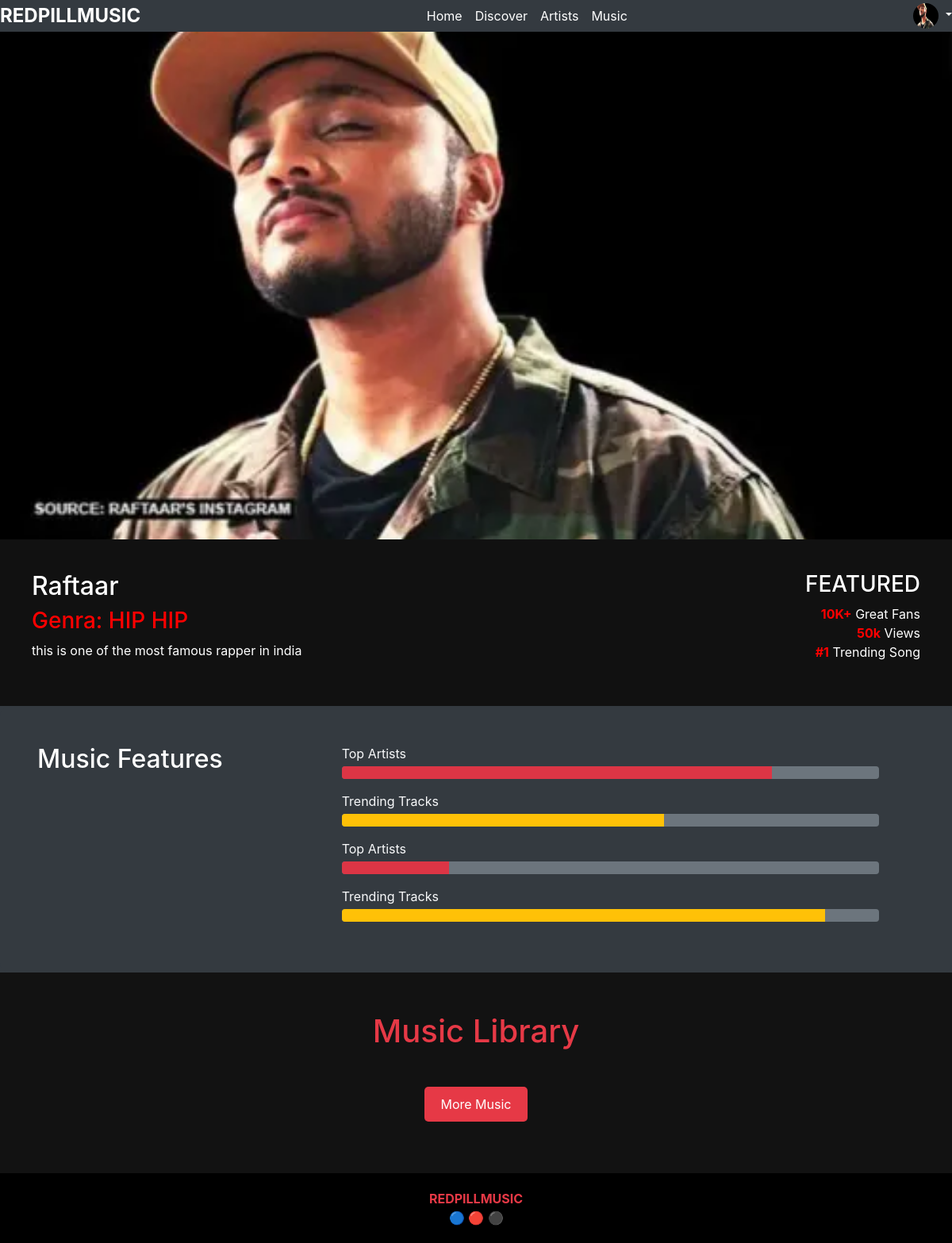
/artist/3 (signed in), run on the app's committed database.
### redpillmusicapp/models.py (models this page shows, shortened)
class Artist(models.Model):
	user = models.OneToOneField(User, on_delete=models.CASCADE)
	artist_name = models.CharField(max_length=100)
	artist_contact = models.CharField(max_length=100, blank=True)
	profile_pic = models.ImageField(upload_to='artist/profile_pics')
	description = models.TextField()
	No_of_songs = models.IntegerField(default=0)
	Genra = models.ForeignKey(Genra,related_name='genra_artists',on_delete=models.CASCADE)
	Links = models.TextField()
	Creation_date = models.DateTimeField(auto_now_add=True)

class Genra(models.Model):
	genra_name = models.CharField(max_length=50)

### redpillmusicweb/views.py (the view)
# urls.py: path('artist/<int:artist_id>',artistpage,name='ArtistrSolo'),
def artistpage(request,artist_id):
    artist = Artist.objects.filter(id = artist_id).first()
    is_artist = artist is not None
    songs = get_songs_by_artist(artist_id)
    data = {
        Names.ARTIST:artist,
        Names.SONGS:songs,
        Names.IS_ARTIST:is_artist
    }
    return render(request, 'pages/artist-solo.html',data)

### redpillmusicapp/CONTROLLERS/SONGCONTROLLERS/songcontrollers.py (called while the page is built)
    def get_songs(self,song):
        try:
            song_data = {
                Names.SONG_ID:song.id,
                Names.SONG_NAME:song.Song_name,
                Names.SONG_GENRA:song.Genra.genra_name,
                Names.EMBED_LINK:song.embeded_link
            }
            return ResponseBack(code=ResponseCode.SUCCESS, message=ResponseMessage.SONG_DATA_FOUND_SUCCESS, data=song_data,local=True)
        except Exception as e:
            return ResponseBack(code=ResponseCode.ERROR, message=ResponseMessage.SONG_DATA_FOUND_ERROR, data=str(e),local=True)

    def get_songs_by_artist(self,artist_id):
        try:
            artist = Artist.objects.filter(id =artist_id).first()
            songs = artist.artist_songs.all()
            song_data = []
            for song in songs:
                songresp = self.get_songs(song)
                data = {Names.STATUS:songresp.code,Names.DATA:songresp.data}
                song_data.append(data)
            return ResponseBack(code=ResponseCode.SUCCESS, message=ResponseMessage.SONG_BY_ARTIST_FOUND_SUCCESS, data=song_data,local=True)
        except Exception as e:
            return ResponseBack(code=ResponseCode.ERROR, message=ResponseMessage.SONG_BY_ARTIST_FOUND_ERROR, data=str(e),local=True)

### redpillmusicapp/UTILITY/ResponseBack.py (called while the page is built, shortened)
def ResponseBack(code='', message='', data={}, local=False):
    if local == True:
        obj = {
            'code': code,
            'message': message,
            'data': data,
        }
        model = dotsi.Dict(obj)
        return model

### redpillmusicweb/views.py (called while the page is built)
def get_songs_by_artist(artist_id):
    songs = None
    songresp = SongController().get_songs_by_artist(artist_id=artist_id)
    if songresp.code == 200:
        songs = songresp.data
    return songs

### templates/pages/artist-solo.html (shortened to what this page needs)
{% extends "index.html" %}
{% block navbar %}{% include "elements/navbar/navbar.html" with artist=artist is_artist=is_artist%}{% endblock %}
{% block main %}
   <section class="hero" style="background-image: url('{{ artist.profile_pic.url }}'); background-size: cover; background-position: center;">
  </section>
  <section class="artist-profilea">
  <div class="containera">
    <div class="artist-infoa">
      <h2>{{artist.artist_name}}</h2>
      <h3 class="artist-rolea">Genra: {{artist.Genra.genra_name|upper}}</h3>
      <p class="artist-bioa">
      {{artist.description}}</p>
    </div>
    <div class="featured-statsa">
      <h3>FEATURED</h3>
      <ul>
        <li><span>10K+</span> Great Fans</li>
        <li><span>50k</span> Views</li>
        <li><span>#1</span> Trending Song</li>
      </ul>
    </div>
  </div>
</section>
{% include "elements/features-section.html" %}
{% include "elements/musiclibrary.html" with songs=songs %}
{% endblock %}

### templates/elements/navbar/navbar.html (shortened to what this page needs)
{% load static %}
<div class="d-flex justify-content-between align-items-center flex-wrap">
  <a class="logo text-white fs-4 fw-bold text-decoration-none me-4" href="{% url 'home' %}">REDPILLMUSIC</a>
  <ul class="nav me-auto">
    <li><a href="{% url 'home' %}" class="nav-link px-2 text-white">Home</a></li>
    <li><a href="{% url 'discover' %}" class="nav-link px-2 text-white">Discover</a></li>
    <li><a href="{% url 'artist' %}" class="nav-link px-2 text-white">Artists</a></li>
    <li><a href="{% url 'music' %}" class="nav-link px-2 text-white">Music</a></li>
  </ul>
  {% if user.is_authenticated %}
  {% if is_artist %}
    <div class="dropdown text-end">
      <a href="{% url 'ArtistrSolo' user.id %}" class="d-block text-white text-decoration-none dropdown-toggle"
         data-bs-toggle="dropdown" aria-expanded="false">
        <img src="{{ artist.profile_pic.url }}" alt="profile" width="32" height="32" class="rounded-circle">
      </a>
    </div>
  {% else %}
    <div class="text-end">
      <a href= {% url 'joinus' %} class="btn btn-danger">Join Us</a>
    </div>
  {% endif %}
{% else %}
  <div class="text-end">
    <a href="{% url 'login' %}" class="btn btn-outline-light me-2">Login</a>
    <a href="{% url 'register' %}" class="btn btn-danger">Sign Up</a>
  </div>
{% endif %}
</div>

### static/css/style.css (style rules this page uses)
* { max-width: 100vw; }
body { margin: 0; font-family: Arial, sans-serif; color: #fff; background-color: #121212; }
a { text-decoration: none; color: inherit; }
.logo { font-size: 1.5rem; font-weight: bold; color: #e63946; }
.hero { background: url('hero-bg.jpg') no-repeat center center/cover; height: 80vh; display: flex; flex-direction: column; justify-content: center; align-items: center; text-align: center; padding: 20px; }
.artist-profilea { display: flex; justify-content: space-between; align-items: center; background: #111; color: white; padding: 40px; }
.containera { display: flex; width: 100%; max-width: 1200px; }
.artist-infoa { flex: 1; }
.artist-rolea { color: red; }
.featured-statsa { flex: 1; text-align: right; }
.featured-statsa ul { list-style: none; }
.featured-statsa span { color: red; font-weight: bold; }

### data on the page
Artist: profile_pic (picture), artist_name "Raftaar", Genra.genra_name "HIP HIP", description "this is one of the most famous rapper in india"
